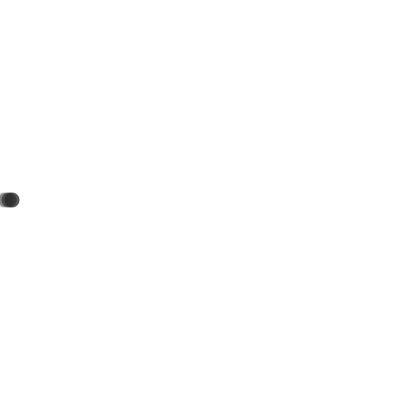
Frame 1 (no input)
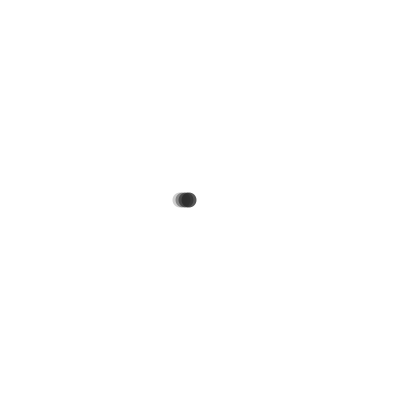
Frame 60 (the mouse pressed at the canvas centre just before this capture)
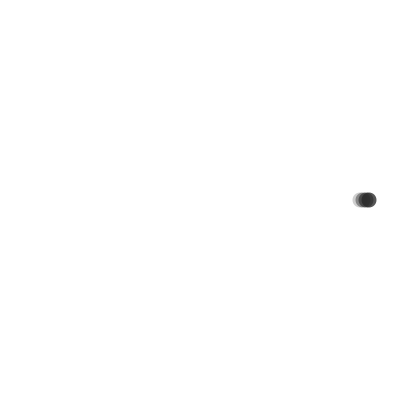
Frame 120 (the mouse held since frame 60 and released just before this capture)

The Processing sketch that drew these frames (run headless with seeded random() and noise(); from frame 60 on, the mouse is pressed at the canvas centre):

// Processing sketch: sketch_140523d
// ── sketch_140523d.pde
int x,r;
boolean m;
void setup(){
  size(400,400);
  x = 0;
  r = 15;
  m = true;
  noStroke();
}
void draw(){
  background(255);
  for(int i = 0;i<5;i++){
    fill(i*10,i*10,i*10,i*50);
    if(m)ellipse(x+i*3,height/2,r,r);
    if(!m)ellipse(x-i*3,height/2,r,r);
  }
  if(x <= r)m = true;
  if(x >= width-r)m = false;
  if(m){
    x += 3;
  }else{
    x -= 3;
  }
  
}
